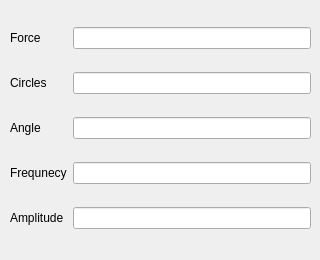
           <widget class="QWidget" name="GrindTab">
            <attribute name="title">
             <string>Grind </string>
            </attribute>
            <widget class="QWidget" name="gridLayoutWidget_8">
             <property name="geometry">
              <rect>
               <x>10</x>
               <y>10</y>
               <width>301</width>
               <height>241</height>
              </rect>
             </property>
             <layout class="QGridLayout" name="gridLayout_12">
              <item row="1" column="1">
               <widget class="QLineEdit" name="Crind_Circles"/>
              </item>
              <item row="2" column="0">
               <widget class="QLabel" name="label_38">
                <property name="text">
                 <string>Angle</string>
                </property>
               </widget>
              </item>
              <item row="2" column="1">
               <widget class="QLineEdit" name="Grind_Angle"/>
              </item>
              <item row="1" column="0">
               <widget class="QLabel" name="label_36">
                <property name="text">
                 <string>Circles</string>
                </property>
               </widget>
              </item>
              <item row="0" column="1">
               <widget class="QLineEdit" name="Grind_Force"/>
              </item>
              <item row="3" column="0">
               <widget class="QLabel" name="label_39">
                <property name="text">
                 <string>Frequnecy</string>
                </property>
               </widget>
              </item>
              <item row="3" column="1">
               <widget class="QLineEdit" name="Grind_Freq"/>
              </item>
              <item row="0" column="0">
               <widget class="QLabel" name="label_37">
                <property name="text">
                 <string>Force</string>
                </property>
               </widget>
              </item>
              <item row="4" column="1">
               <widget class="QLineEdit" name="Grind_Amp"/>
              </item>
              <item row="4" column="0">
               <widget class="QLabel" name="label_40">
                <property name="text">
                 <string>Amplitude</string>
                </property>
               </widget>
              </item>
             </layout>
            </widget>
           </widget>
